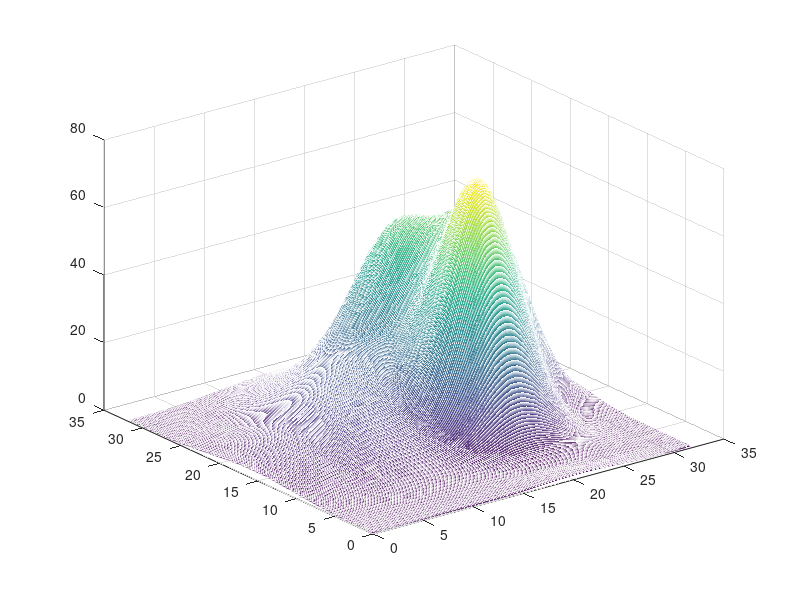
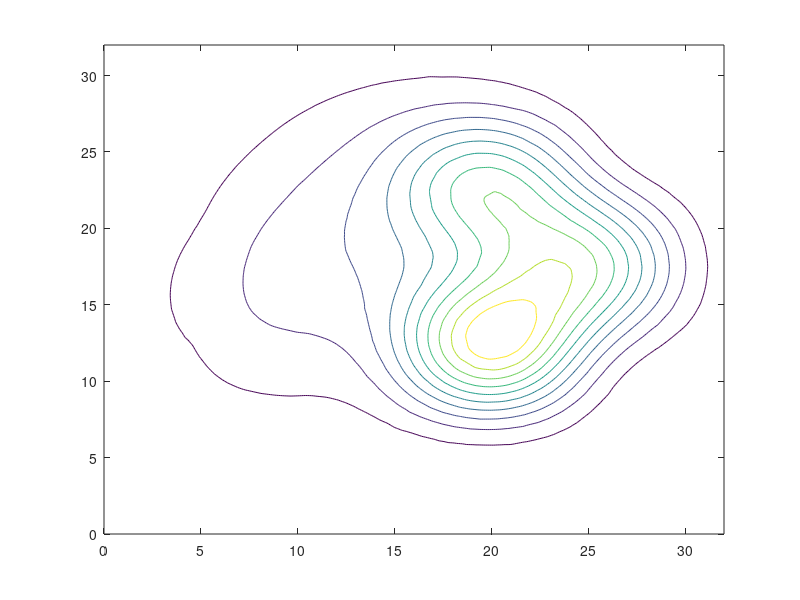

Source code (MATLAB) for these figures, in order:
function area = area0()

load('ex_1_data.mat')

[x_grid,y_grid] = meshgrid(0:.1:L, 0:.1:L);
z_grid = griddata(vec_x,vec_y,function_value,x_grid,y_grid);

figure
mesh(x_grid,y_grid,z_grid)

figure
contour(x_grid,y_grid,z_grid)
end
